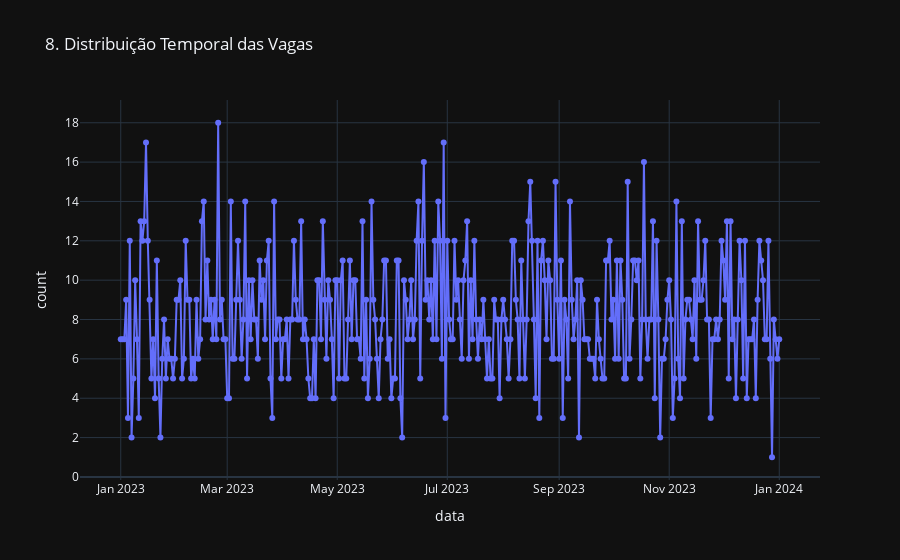

Notebook code for this chart:
### Markdown cell above
## 8. Análise Temporal

### 8.1 Distribuição Temporal das Vagas
Avalia o volume de vagas publicadas ao longo do tempo, identificando padrões,
picos de ingestão e possíveis falhas de coleta.

### Code cell
date_dist = df_raw.select(to_date(col("posting_date")).alias("data")) \
                  .groupBy("data").count().orderBy("data").toPandas()

fig8 = px.line(date_dist, x='data', y='count', markers=True,
               title='8. Distribuição Temporal das Vagas')
fig8.show()

### Figure 1 — Plotly figure (JSON) as saved in the notebook; plotly's stock layout.template omitted (floating-point values rounded to 4 significant figures; data arrays with more than 128 entries replaced by an {"elided": "..."} marker saying what was removed)
{"data": [{"hovertemplate": "data=%{x}<br>count=%{y}<extra></extra>", "legendgroup": "", "line": {"color": "#636efa", "dash": "solid"}, "marker": {"symbol": "circle"}, "mode": "lines+markers", "name": "", "orientation": "v", "showlegend": false, "x": {"elided": "366 str values"}, "xaxis": "x", "y": {"elided": "366 int values"}, "yaxis": "y", "type": "scatter"}], "layout": {"xaxis": {"anchor": "y", "domain": [0.0, 1.0], "title": {"text": "data"}}, "yaxis": {"anchor": "x", "domain": [0.0, 1.0], "title": {"text": "count"}}, "legend": {"tracegroupgap": 0}, "title": {"text": "8. Distribuição Temporal das Vagas"}}}
